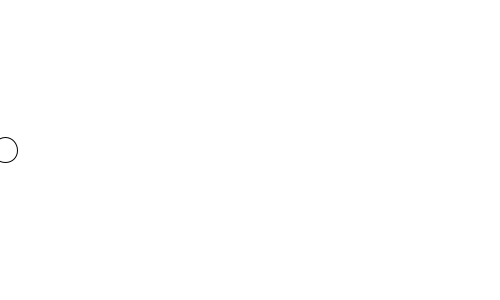
Frame 1 (no input)
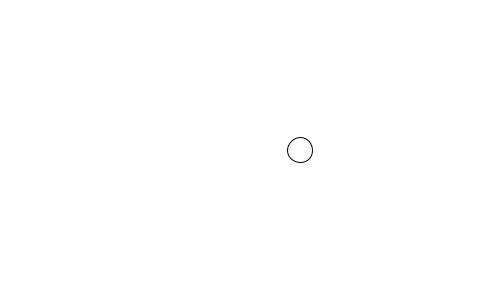
Frame 60 (the mouse pressed at the canvas centre just before this capture)
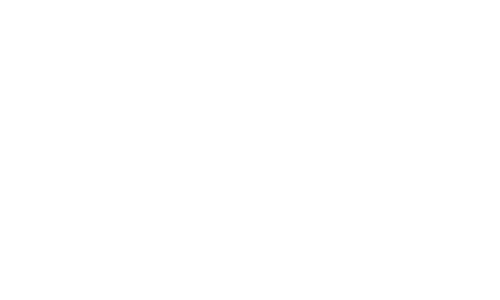
Frame 120 (the mouse held since frame 60 and released just before this capture)

The Processing sketch that drew these frames (run headless with seeded random() and noise(); from frame 60 on, the mouse is pressed at the canvas centre):

// Processing sketch: ball_simple
// ── ball_simple.pde
int circleX = 0;
int circleY = 150;
int circleWidth = 25;
int circleHeight = 25;

void setup()
{
  size(500,300);
}

void draw()
{
  background(255);
  circleX += 5;
  ellipse(circleX, circleY, circleWidth, circleHeight);
}
